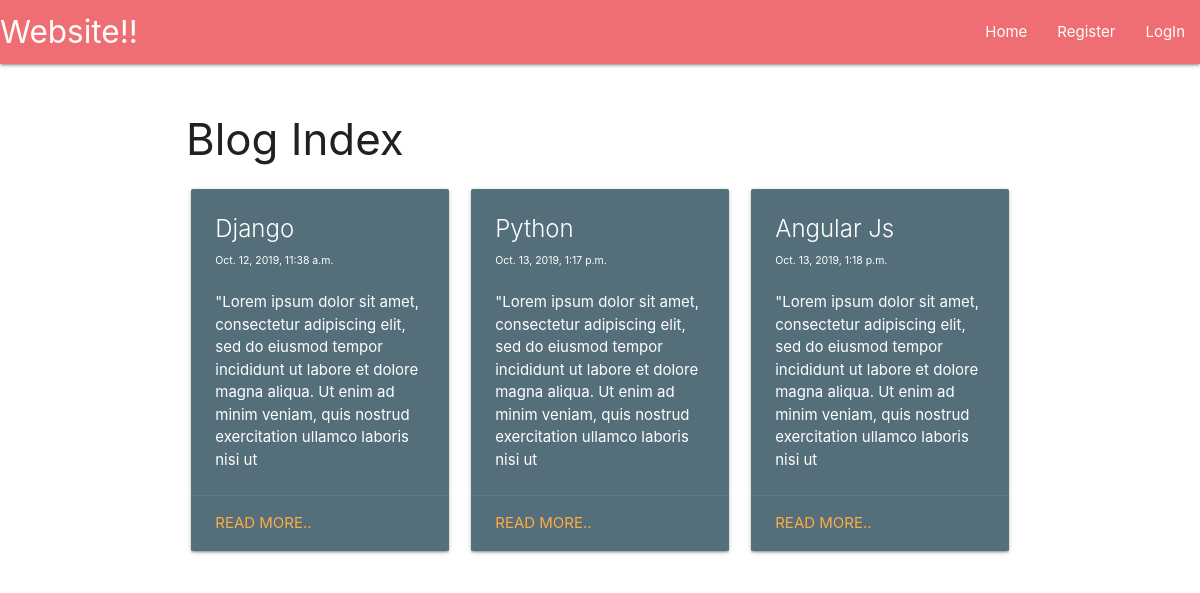
The page / on the database its author committed.
### main/models.py (models this page shows, shortened)
class Website(models.Model):
    title = models.CharField(max_length= 200)
    text = models.TextField()
    created_date = models.DateTimeField(default = timezone.now)
    slug = models.SlugField(max_length= 200, default=1)

### main/views.py (the view)
# urls.py: path("", views.homepage, name="homepage"),
def homepage(request):
    return render(request = request,
                  template_name = "main/home.html",
                  context ={ 'web_view': Website.objects.all})

### main/templates/main/home.html
{% extends "main/header.html" %}
{% block content %}
    <div class="row">
    <h3 style= "margin-left: 6px">Blog Index</h3>
        {% for web in web_view %}
            <div class="col s12 m6 l4">
                <div class="card blue-grey darken-1">
                    <div class="card-content white-text">
                      <span class="card-title">{{web.title}}</span>
                      <p style= "font-size: 70%">{{web.created_date}}</p>
                      <br>
                      <p>{{web.text | slice:":200"}}</p>
                    </div>
                    <div class="card-action">
                      <a href="{% url 'main:details' pk=web.pk%}">Read More..</a>
                    </div>
                </div>
            </div>
        {% endfor %}
    </div>
{% endblock %}

### rows shown on the page
Website: title "Django", created_date "Oct. 12, 2019, 11:38 a.m.", text "\"Lorem ipsum dolor sit amet, consectetur adipiscing elit, sed do eiusmod tempor incididunt ut labore et dolore magna aliqua. Ut enim ad minim veniam, quis nostrud exercitation ullamco laboris nisi ut"
Website: title "Python", created_date "Oct. 13, 2019, 1:17 p.m.", text "\"Lorem ipsum dolor sit amet, consectetur adipiscing elit, sed do eiusmod tempor incididunt ut labore et dolore magna aliqua. Ut enim ad minim veniam, quis nostrud exercitation ullamco laboris nisi ut"
Website: title "Angular Js", created_date "Oct. 13, 2019, 1:18 p.m.", text "\"Lorem ipsum dolor sit amet, consectetur adipiscing elit, sed do eiusmod tempor incididunt ut labore et dolore magna aliqua. Ut enim ad minim veniam, quis nostrud exercitation ullamco laboris nisi ut"
